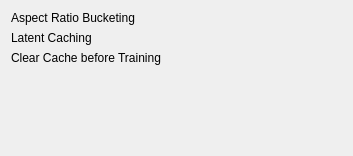
<?xml version="1.0" encoding="UTF-8"?>
<ui version="4.0">
 <class>Form</class>
 <widget class="QWidget" name="Form">
  <property name="geometry">
   <rect>
    <x>0</x>
    <y>0</y>
    <width>353</width>
    <height>156</height>
   </rect>
  </property>
  <property name="windowTitle">
   <string>Form</string>
  </property>
  <layout class="QHBoxLayout" name="horizontalLayout_4">
   <item>
    <layout class="QVBoxLayout" name="verticalLayout">
     <item>
      <layout class="QHBoxLayout" name="horizontalLayout">
       <item>
        <widget class="QLabel" name="AspectRatioBucketingLabel">
         <property name="minimumSize">
          <size>
           <width>250</width>
           <height>0</height>
          </size>
         </property>
         <property name="text">
          <string>Aspect Ratio Bucketing</string>
         </property>
        </widget>
       </item>
       <item>
        <widget class="PlCheckBox" name="AspectRatioBucketingCheck">
         <property name="toolTip">
          <string>Custom checkbox with styling</string>
         </property>
        </widget>
       </item>
      </layout>
     </item>
     <item>
      <layout class="QHBoxLayout" name="horizontalLayout_2">
       <item>
        <widget class="QLabel" name="LatentCacheLabel">
         <property name="minimumSize">
          <size>
           <width>250</width>
           <height>0</height>
          </size>
         </property>
         <property name="text">
          <string>Latent Caching</string>
         </property>
        </widget>
       </item>
       <item>
        <widget class="PlCheckBox" name="LatentCache">
         <property name="toolTip">
          <string>Custom checkbox with styling</string>
         </property>
        </widget>
       </item>
      </layout>
     </item>
     <item>
      <layout class="QHBoxLayout" name="horizontalLayout_3">
       <item>
        <widget class="QLabel" name="ClearCacheLabel">
         <property name="minimumSize">
          <size>
           <width>250</width>
           <height>0</height>
          </size>
         </property>
         <property name="text">
          <string>Clear Cache before Training</string>
         </property>
        </widget>
       </item>
       <item>
        <widget class="PlCheckBox" name="ClearCache">
         <property name="toolTip">
          <string>Custom checkbox with styling</string>
         </property>
        </widget>
       </item>
      </layout>
     </item>
     <item>
      <spacer name="verticalSpacer">
       <property name="orientation">
        <enum>Qt::Orientation::Vertical</enum>
       </property>
       <property name="sizeHint" stdset="0">
        <size>
         <width>20</width>
         <height>40</height>
        </size>
       </property>
      </spacer>
     </item>
    </layout>
   </item>
   <item>
    <spacer name="horizontalSpacer">
     <property name="orientation">
      <enum>Qt::Orientation::Horizontal</enum>
     </property>
     <property name="sizeHint" stdset="0">
      <size>
       <width>558</width>
       <height>20</height>
      </size>
     </property>
    </spacer>
   </item>
  </layout>
 </widget>
 <customwidgets>
  <customwidget>
   <class>PlCheckBox</class>
   <extends>QWidget</extends>
   <header>plwidgets.PlWidgets</header>
  </customwidget>
 </customwidgets>
 <resources/>
 <connections/>
</ui>
